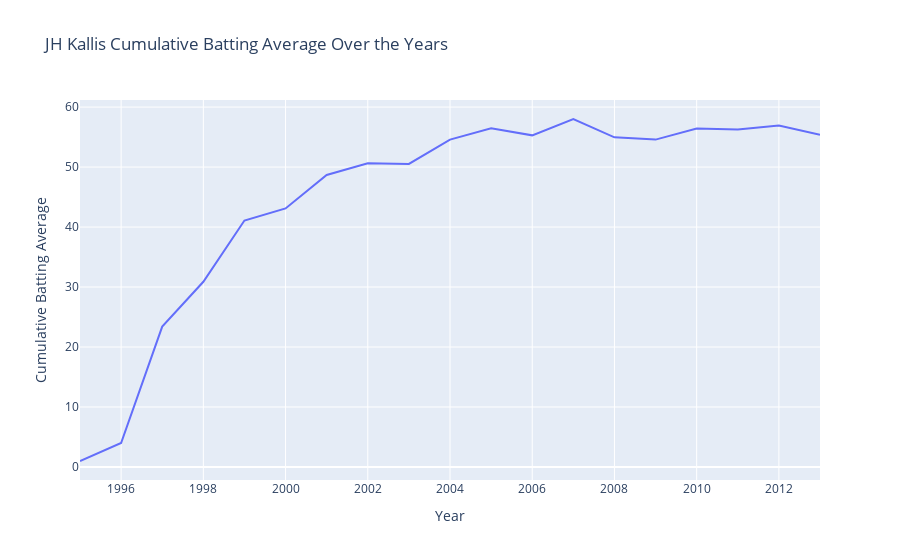

Write notebook code for a chart like this one.
### Code cell
df_batting['Year'] = df_batting['Start Date'].dt.year
df_batting.sort_values(by=['Player', 'Year'], inplace=True)

# Group by Player and Year, then calculate yearly statistics
yearly_stats = df_batting.groupby(['Player', 'Year']).apply(lambda group: pd.Series({
    'Total Runs': group['RunsDescending'].sum(),
    'Outs': (1 - group['Not Out']).sum(),
    'Matches Played': group['NumericMatchID'].nunique(),
    'Highest Score': group['RunsDescending'].max()
}))

# Reset index to handle data easier
yearly_stats.reset_index(inplace=True)

# Initialize columns for cumulative statistics
yearly_stats['Cumulative Runs'] = 0
yearly_stats['Cumulative Outs'] = 0
yearly_stats['Cumulative Matches Played'] = 0
yearly_stats['Cumulative Highest Score'] = 0

# Calculate cumulative values manually to maintain state across years
for player in yearly_stats['Player'].unique():
    player_data = yearly_stats[yearly_stats['Player'] == player]
    cum_runs = cum_outs = cum_matches = 0
    max_score = 0
    for index, row in player_data.iterrows():
        cum_runs += row['Total Runs']
        cum_outs += row['Outs']
        cum_matches += row['Matches Played']
        max_score = max(max_score, row['Highest Score'])
        
        yearly_stats.loc[index, 'Cumulative Runs'] = cum_runs
        yearly_stats.loc[index, 'Cumulative Outs'] = cum_outs
        yearly_stats.loc[index, 'Cumulative Matches Played'] = cum_matches
        yearly_stats.loc[index, 'Cumulative Highest Score'] = max_score

# Calculate cumulative batting average
yearly_stats['Cumulative Batting Average'] = yearly_stats['Cumulative Runs'] / yearly_stats['Cumulative Outs']

# Prompt user to enter a player
player_name = input("Enter player name: ")

# Filter DataFrame for the specified player
df_player = yearly_stats[yearly_stats['Player'] == player_name]

# Plot the cumulative batting average vs. years using Plotly Express
fig = px.line(df_player, x='Year', y='Cumulative Batting Average', 
       hover_data={'Cumulative Runs': True, 'Cumulative Matches Played': True, 'Cumulative Highest Score': True}, 
       title=f'{player_name} Cumulative Batting Average Over the Years',
       labels={'Cumulative Batting Average': 'Cumulative Batting Average', 'Year': 'Year'})
fig.show()

### Figure 1 — Plotly figure (JSON) as saved in the notebook; plotly's stock layout.template omitted (floating-point values rounded to 4 significant figures)
{"data": [{"customdata": [[1, 1, 1], [8, 2, 7], [234, 7, 101], [1019, 22, 132], [1849, 32, 148], [2629, 43, 160], [3749, 56, 189], [4455, 65, 189], [5153, 73, 189], [6441, 84, 189], [7452, 95, 189], [8072, 103, 189], [9282, 112, 189], [9947, 127, 189], [10479, 133, 189], [11677, 144, 201], [12036, 149, 201], [12980, 158, 224], [13289, 166, 224]], "hovertemplate": "Year=%{x}<br>Cumulative Batting Average=%{y}<br>Cumulative Runs=%{customdata[0]}<br>Cumulative Matches Played=%{customdata[1]}<br>Cumulative Highest Score=%{customdata[2]}<extra></extra>", "legendgroup": "", "line": {"color": "#636efa", "dash": "solid"}, "marker": {"symbol": "circle"}, "mode": "lines", "name": "", "orientation": "v", "showlegend": false, "type": "scatter", "x": [1995, 1996, 1997, 1998, 1999, 2000, 2001, 2002, 2003, 2004, 2005, 2006, 2007, 2008, 2009, 2010, 2011, 2012, 2013], "xaxis": "x", "y": [1, 4, 23.4, 30.88, 41.09, 43.1, 48.69, 50.62, 50.52, 54.58, 56.45, 55.29, 58.01, 54.96, 54.58, 56.41, 56.24, 56.93, 55.37], "yaxis": "y"}], "layout": {"legend": {"tracegroupgap": 0}, "title": {"text": "JH Kallis Cumulative Batting Average Over the Years"}, "xaxis": {"anchor": "y", "domain": [0, 1], "title": {"text": "Year"}}, "yaxis": {"anchor": "x", "domain": [0, 1], "title": {"text": "Cumulative Batting Average"}}}}
